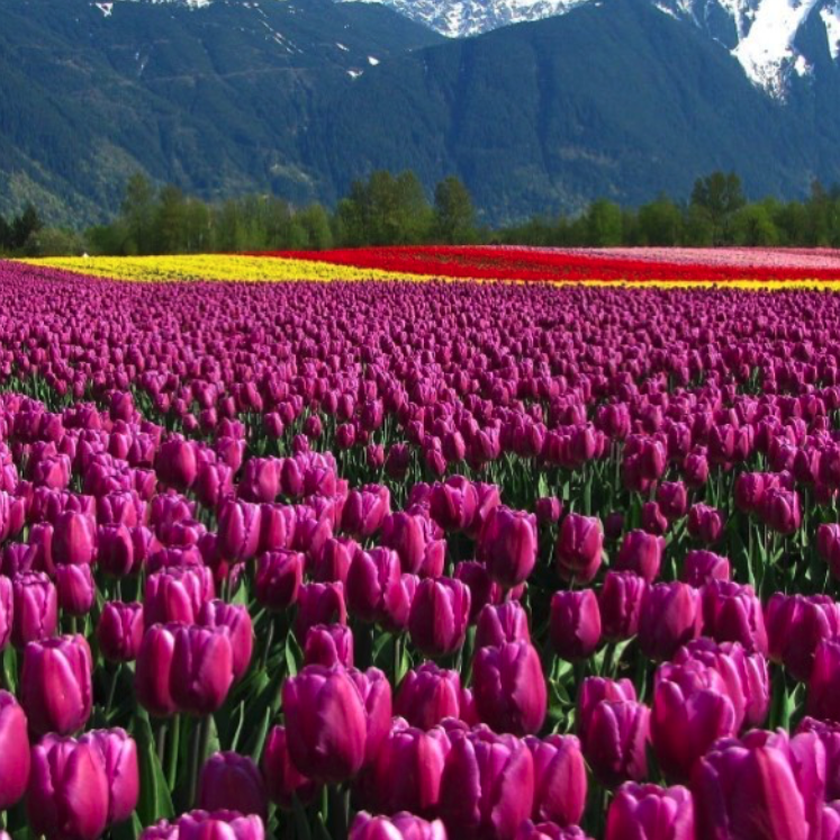
#> input picture HW5/flower.png, 840 x 840 px, shrunk from 1494 x 1494 before the run, found by its file name
$ python app.py
#> lines starting #> are read from the running program, lines starting #| are printed output that depends on the picture; after the words box and inside, x2 and y2 are one past the last pixel; in counts of white or black regions, pixels touching at a corner belong together
import random
import cv2
import numpy

# path
imagePath = r'/Users/re9inee/VSCode/AI/Image_Processing_Class_Ferdowsi/HW5/flower.png'


def add_noise(img):
    # Getting the dimensions of the image
    row, col = img.shape

    # Randomly pick some pixels in the
    # image for coloring them white
    # Pick a random number between 300 and 10000
    number_of_pixels = random.randint(300, 10000)
    for i in range(number_of_pixels):

        # Pick a random y coordinate
        y_coord = random.randint(0, row - 1)

        # Pick a random x coordinate
        x_coord = random.randint(0, col - 1)

        # Color that pixel to white
        img[y_coord][x_coord] = 255

    # Randomly pick some pixels in
    # the image for coloring them black
    # Pick a random number between 300 and 10000
    number_of_pixels = random.randint(300, 10000)
    for i in range(number_of_pixels):

        # Pick a random y coordinate
        y_coord = random.randint(0, row - 1)

        # Pick a random x coordinate
        x_coord = random.randint(0, col - 1)

        # Color that pixel to black
        img[y_coord][x_coord] = 0

    return img


# salt-and-pepper noise can
# be applied only to grayscale images
# Reading the color image in grayscale image
img = cv2.imread(imagePath, cv2.IMREAD_GRAYSCALE)
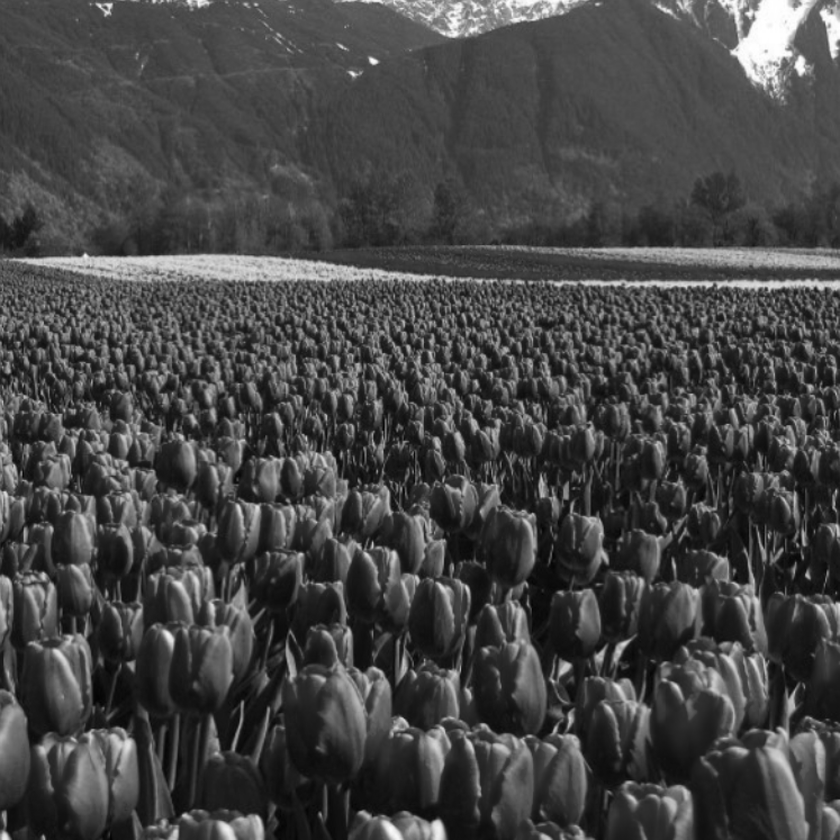
#> img: shape (840, 840); min 3, max 255, mean 69.9

cv2.imshow('Original Image', img)
cv2.waitKey(0)

# make the image noisy and store it in a variable
noisyImage = add_noise(img)
#> after the loop in add_noise, `for i in range(number_of_pixels):`:
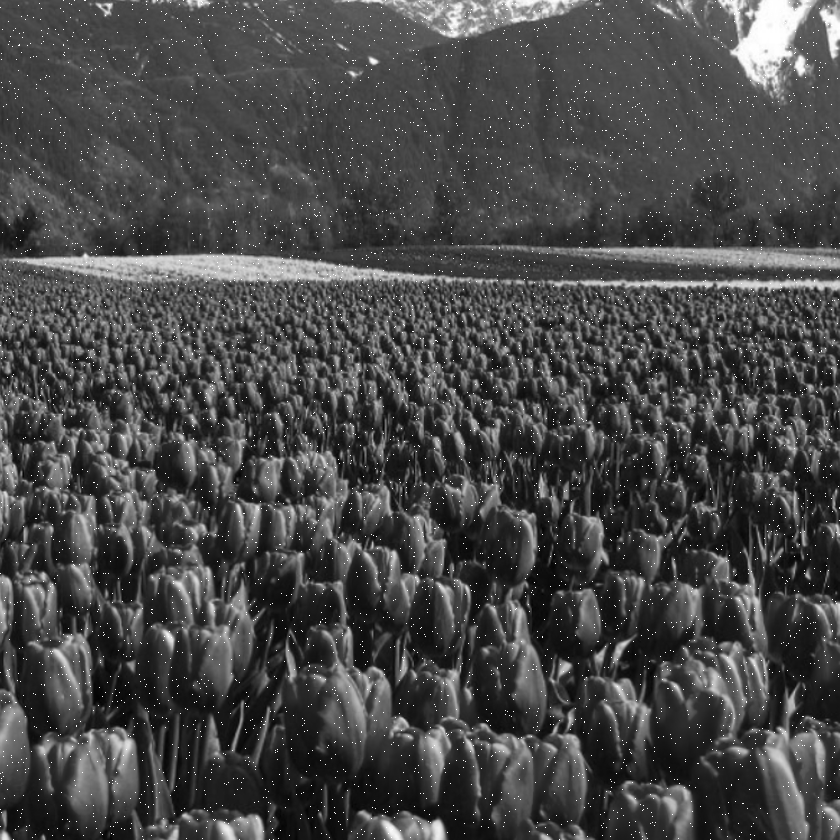
#> img: shape (840, 840); 0.93% of pixels changed, all inside (x1, y1, x2, y2) = (0, 0, 840, 840)
#> after the loop in add_noise, `for i in range(number_of_pixels):`:
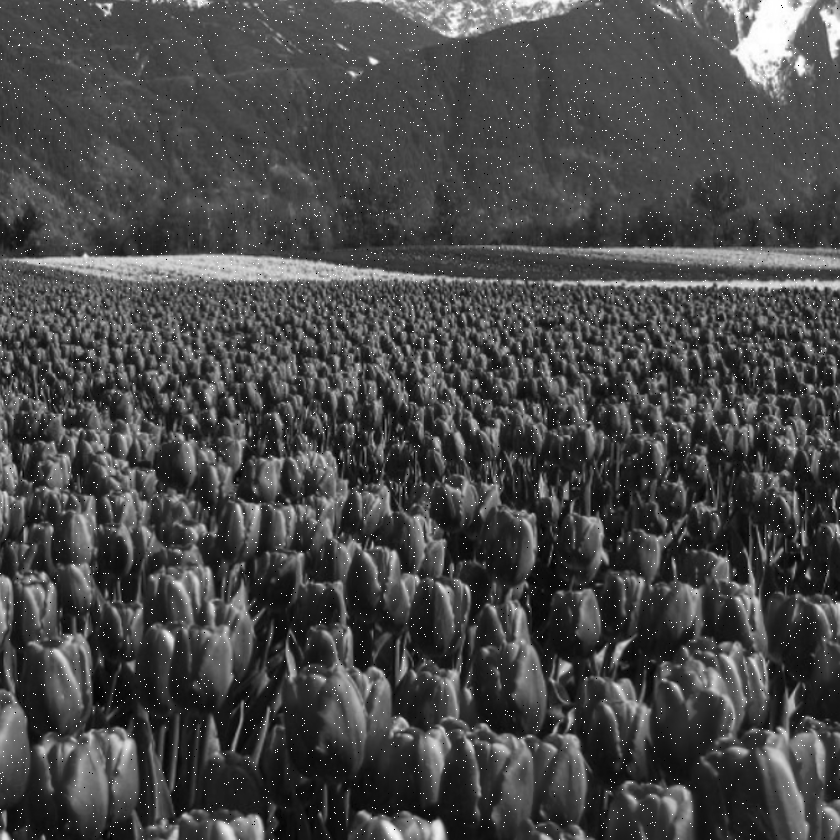
#> img: shape (840, 840); 0.08% of pixels changed, all inside (x1, y1, x2, y2) = (0, 1, 840, 838)


cv2.imshow('Noisy Image', noisyImage)
cv2.imwrite('NoisyImage.png', noisyImage)
cv2.waitKey(0)


medianBlurImage = cv2.medianBlur(noisyImage, 5)


cv2.imshow('Output of Media Filter', medianBlurImage)
cv2.imwrite('Output.png', medianBlurImage)
cv2.waitKey(0)


# closing all open windows
cv2.destroyAllWindows()
